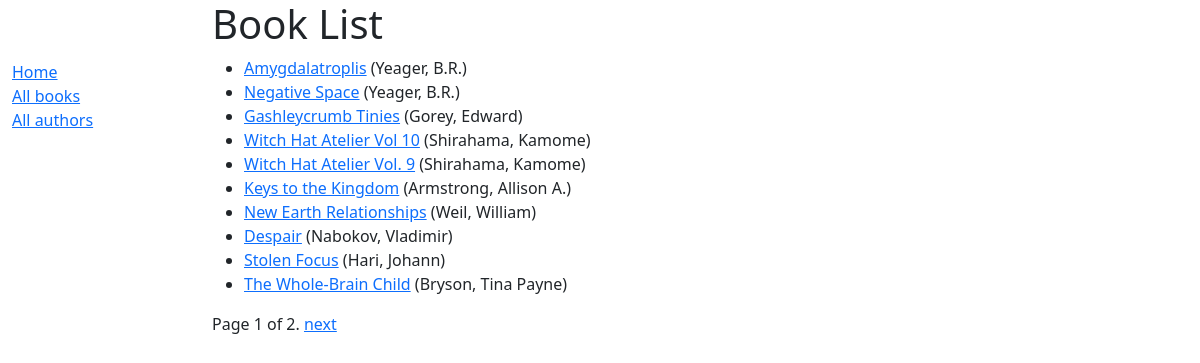
/catalog/books/, run on the app's committed database.
### catalog/models.py (models this page shows, shortened)
class Book(models.Model):
    title = models.CharField(max_length=200)
    volume = models.IntegerField(null=True, blank=True)
    author = models.ForeignKey('Author', on_delete=models.RESTRICT, null=True)
    summary = models.TextField(
        max_length=1000, help_text="Enter a brief description of the book")
    ibsn = models.CharField('IBSN', max_length=13,
                            unique=True, help_text='13 Characters <a '
                                                   'href="https://www.isbn-international.org/content/what-isbn'
                                                   '">ISBN number</a>')
    genre = models.ManyToManyField(Genre, help_text="Select a genre for this book")
    language = models.ForeignKey(
        'Language', on_delete=models.SET_NULL, null=True)
    def get_absolute_url(self):
        return reverse('book-detail', args=[str(self.id)])
    def display_genre(self):
        """Create a string for the Genre. This is required to display genre in Admin."""
        return ', '.join(genre.name for genre in self.genre.all()[:3])
    display_genre.short_description = 'Genre'

class Author(models.Model):
    first_name = models.CharField(max_length=100)
    last_name = models.CharField(max_length=100)
    date_of_birth = models.DateField("Born", null=True, blank=True)
    date_of_death = models.DateField('Died', null=True, blank=True)
    nationality = models.CharField(max_length=200, blank=True)
    class Meta:
        ordering = ['last_name', 'first_name']
    def __str__(self):
        return f'{self.last_name}, {self.first_name}'

### catalog/views.py (the view)
# urls.py: path('books/', views.BookListView.as_view(), name='books'),
class BookListView(generic.ListView):
    model = Book
    paginate_by = 10

### catalog/templates/catalog/book_list.html
{% extends "base_generic.html" %}
{% block content %}
  <h1>Book List</h1>
  {% if book_list %}
    <ul>
      {% for book in book_list %}
      <li>
        <a href="{{ book.get_absolute_url }}">{{ book.title }}</a>
        ({{book.author}})
      </li>
      {% endfor %}
    </ul>
  {% else %}
    <p>There are no books in the library.</p>
  {% endif %}
{% endblock %}

### data on the page
Book: title "Amygdalatroplis", author "Yeager, B.R."
Book: title "Negative Space", author "Yeager, B.R."
Book: title "Gashleycrumb Tinies", author "Gorey, Edward"
Book: title "Witch Hat Atelier Vol 10", author "Shirahama, Kamome"
Book: title "Witch Hat Atelier Vol. 9", author "Shirahama, Kamome"
Book: title "Keys to the Kingdom", author "Armstrong, Allison A."
Book: title "New Earth Relationships", author "Weil, William"
Book: title "Despair", author "Nabokov, Vladimir"
Book: title "Stolen Focus", author "Hari, Johann"
Book: title "The Whole-Brain Child", author "Bryson, Tina Payne"

### other printed values
{{ page_obj.number }} "1"
{{ page_obj.paginator.num_pages }} "2"
